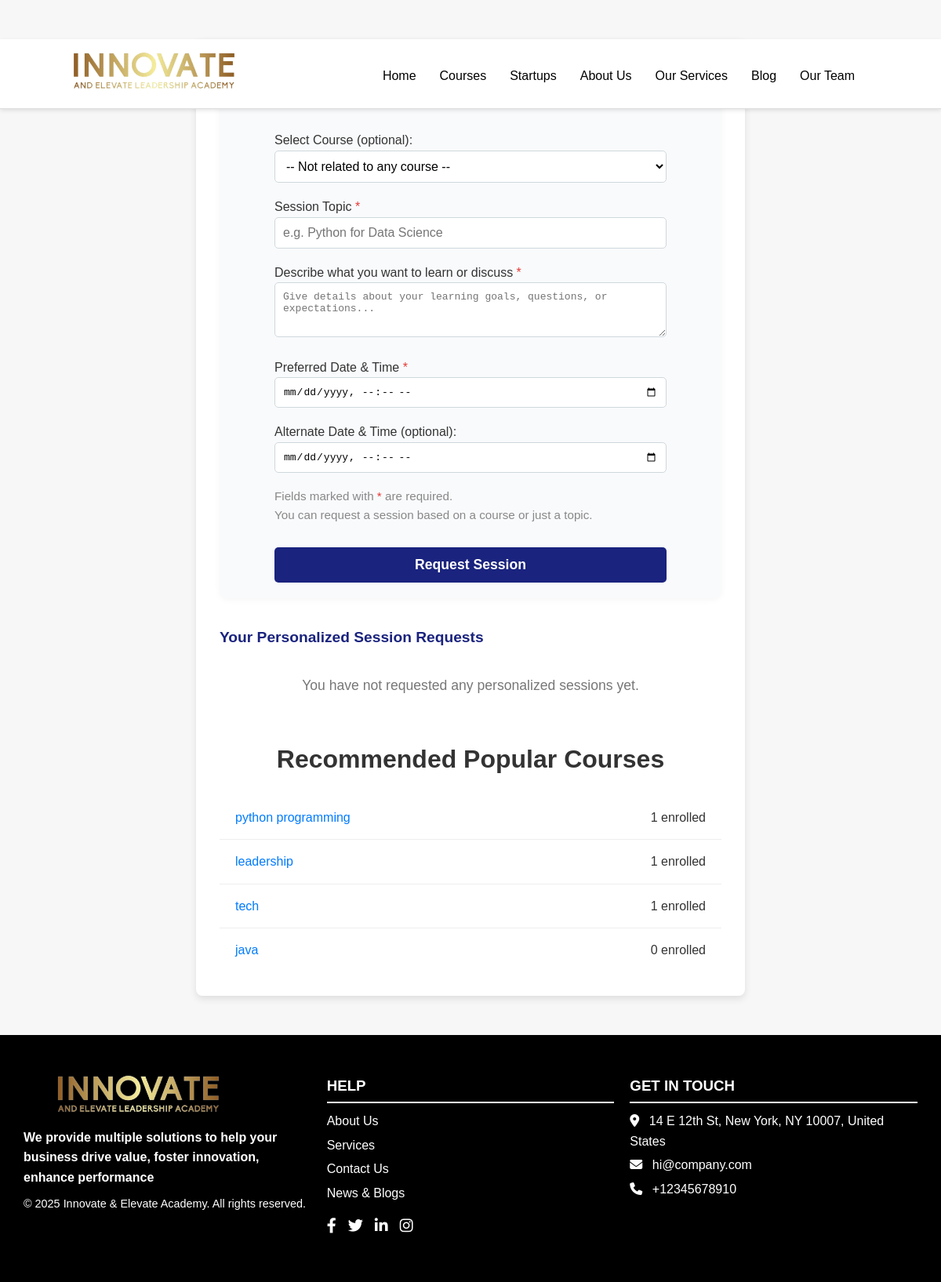
The app's page /courses/personalized/ (signed in), older data.
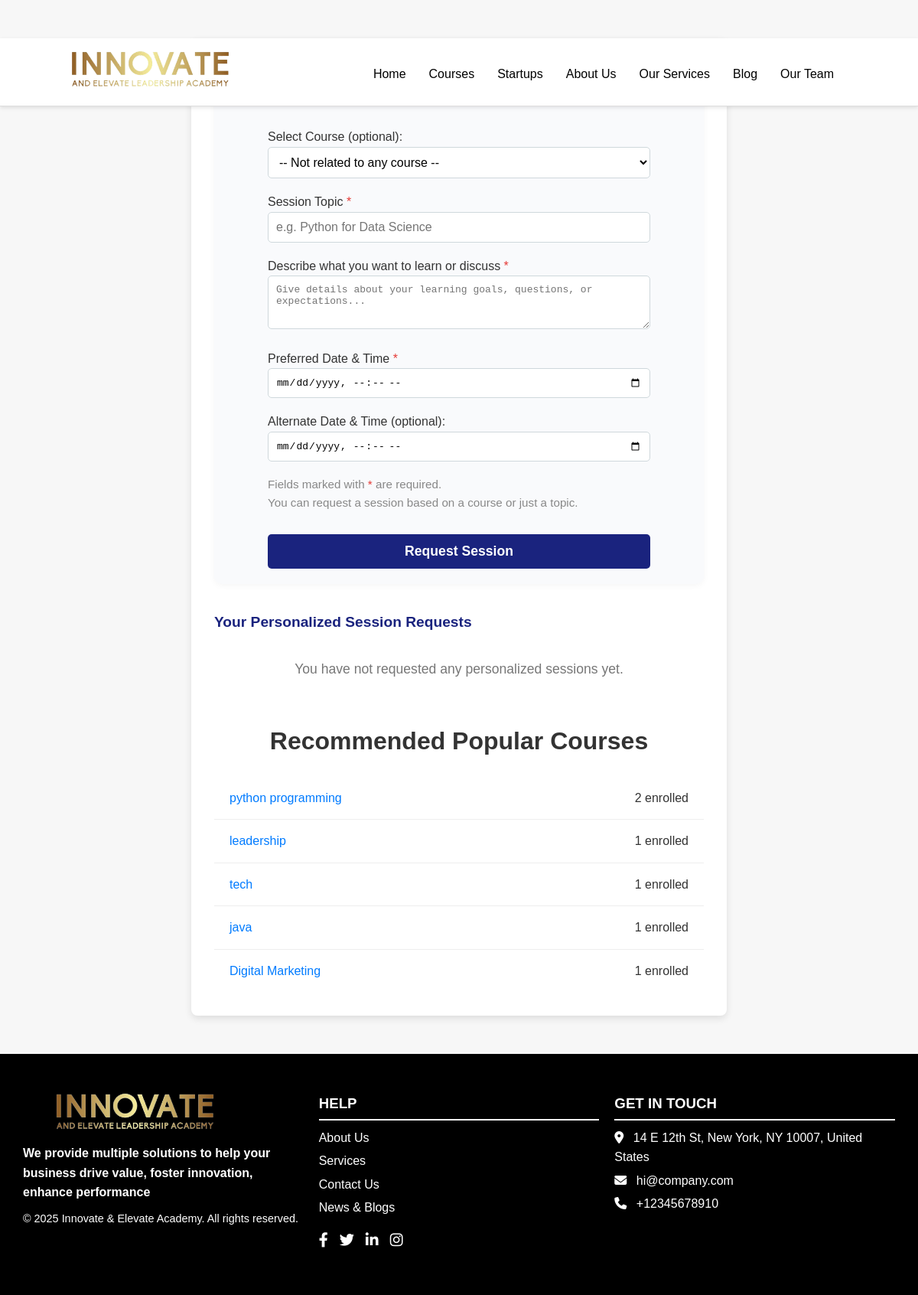
The same page, newer data.
### courses/models.py (models this page shows, shortened)
class Course(models.Model):
    STATUS_CHOICES = [
        ('draft', 'Draft'),
        ('published', 'Published'),
        ('archived', 'Archived'),
    ]
    title = models.CharField(max_length=200)
    slug = models.SlugField(unique=True, help_text="A unique identifier for the course, used in URLs.")
    description = models.TextField()
    category = models.ForeignKey(Category, on_delete=models.SET_NULL, null=True, blank=True, related_name='courses')
    instructor = models.ForeignKey(User, on_delete=models.SET_NULL, null=True, blank=True, related_name='courses_taught') # Assuming User can be an instructor
    price = models.DecimalField(max_digits=6, decimal_places=2, default=0.00) # 0 for free courses
    duration = models.PositiveIntegerField(help_text="Duration in weeks", default=0) # Changed to PositiveIntegerField
    created_date = models.DateTimeField(auto_now_add=True)
    updated_date = models.DateTimeField(auto_now=True)
    thumbnail = models.ImageField(upload_to='course_thumbnails/', blank=True, null=True) # Added null=True
    level = models.CharField(max_length=20, choices=[
        ('BEGINNER', 'Beginner'),
        ('INTERMEDIATE', 'Intermediate'),
        ('ADVANCED', 'Advanced')
    ], default='BEGINNER') # Added default
    status = models.CharField(max_length=10, choices=STATUS_CHOICES, default='published') # Replaced is_published
    class Meta:
        ordering = ['title']

### courses/views.py (the view, shortened to what this page needs)
# urls.py: path('personalized/', views.personalized_courses_view, name='personalized'),
@login_required
def personalized_courses_view(request):
    user = request.user
    enrolled_course_ids = Enrollment.objects.filter(student=user).values_list('course_id', flat=True)
    recommended_courses = (
        Course.objects
        .exclude(id__in=enrolled_course_ids)
        .annotate(enrollment_count=Count('enrollments'))
        .order_by('-enrollment_count')[:5]
    )
    my_sessions = PersonalizedSession.objects.filter(student=user).order_by('-created_date')
    context = {
        'recommended_courses': recommended_courses,
        'my_sessions': my_sessions,
    }
    return render(request, 'courses/personalized.html', context)

### courses/templates/courses/personalized.html (shortened to what the changed rows need)
{% load static %}
<!DOCTYPE html>
<html lang="en">
<head>
    <link rel="stylesheet" href="https://cdnjs.cloudflare.com/ajax/libs/font-awesome/6.4.0/css/all.min.css">
    <link rel="stylesheet" href="{% static 'css/styles.css' %}">
</head>
<body>
<div class="recommend-container">
    <h2>Recommended Popular Courses</h2>
    {% if recommended_courses %}
        <ul class="recommend-list">
            {% for course in recommended_courses %}
                <li>
                    <a href="{% url 'courses:course_detail' slug=course.slug %}">
                        {{ course.title }}
                    </a>
                    <span>{{ course.enrollment_count }} enrolled</span>
                </li>
            {% endfor %}
        </ul>
    {% else %}
        <div class="no-recommendation">
            No popular course recommendations at this time.
        </div>
    {% endif %}
</div>
</body>
</html>

Row changes from the older to the newer data that the page shows:
computed for Course "python programming": enrollment_count "1" → "2"
computed for Course "java": enrollment_count "0" → "1"
added Course: title "Digital Marketing", enrollment_count "1"
